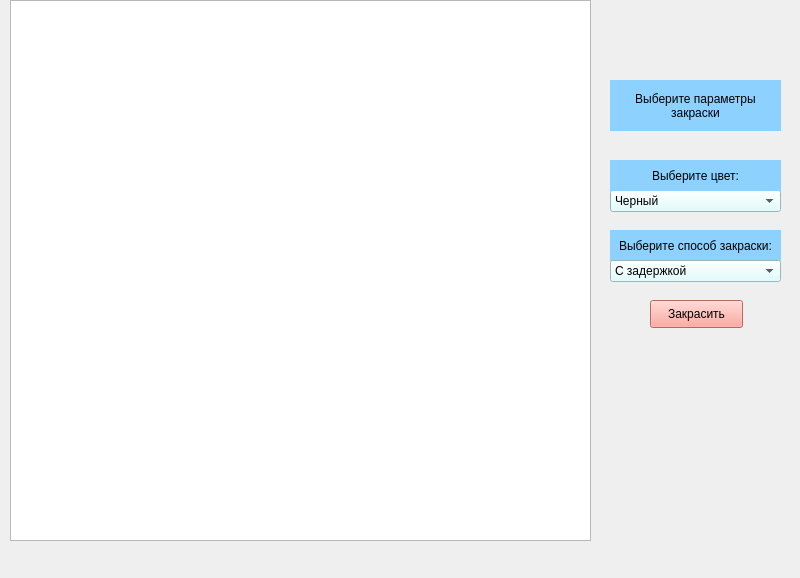
<?xml version="1.0" encoding="UTF-8"?>
<ui version="4.0">
 <class>MainWindow</class>
 <widget class="QMainWindow" name="MainWindow">
  <property name="geometry">
   <rect>
    <x>0</x>
    <y>0</y>
    <width>800</width>
    <height>578</height>
   </rect>
  </property>
  <property name="windowTitle">
   <string>MainWindow</string>
  </property>
  <widget class="QWidget" name="centralwidget">
   <widget class="QGraphicsView" name="graphicsView">
    <property name="geometry">
     <rect>
      <x>10</x>
      <y>0</y>
      <width>581</width>
      <height>541</height>
     </rect>
    </property>
   </widget>
   <widget class="QComboBox" name="colorBox">
    <property name="geometry">
     <rect>
      <x>610</x>
      <y>190</y>
      <width>171</width>
      <height>22</height>
     </rect>
    </property>
    <property name="styleSheet">
     <string notr="true">background-color: rgb(217, 255, 255);</string>
    </property>
    <item>
     <property name="text">
      <string>Черный</string>
     </property>
    </item>
    <item>
     <property name="text">
      <string>Красный</string>
     </property>
    </item>
    <item>
     <property name="text">
      <string>Зеленый</string>
     </property>
    </item>
    <item>
     <property name="text">
      <string>Синий</string>
     </property>
    </item>
   </widget>
   <widget class="QLabel" name="labelColor">
    <property name="geometry">
     <rect>
      <x>610</x>
      <y>160</y>
      <width>171</width>
      <height>31</height>
     </rect>
    </property>
    <property name="styleSheet">
     <string notr="true">background-color: rgb(140, 209, 255);</string>
    </property>
    <property name="text">
     <string>Выберите цвет:</string>
    </property>
    <property name="alignment">
     <set>Qt::AlignCenter</set>
    </property>
   </widget>
   <widget class="QLabel" name="labelMethod">
    <property name="geometry">
     <rect>
      <x>610</x>
      <y>230</y>
      <width>171</width>
      <height>31</height>
     </rect>
    </property>
    <property name="styleSheet">
     <string notr="true">background-color: rgb(140, 209, 255);</string>
    </property>
    <property name="text">
     <string>Выберите способ закраски:</string>
    </property>
    <property name="alignment">
     <set>Qt::AlignCenter</set>
    </property>
   </widget>
   <widget class="QComboBox" name="paintBox">
    <property name="geometry">
     <rect>
      <x>610</x>
      <y>260</y>
      <width>171</width>
      <height>22</height>
     </rect>
    </property>
    <property name="styleSheet">
     <string notr="true">background-color: rgb(217, 255, 255);</string>
    </property>
    <item>
     <property name="text">
      <string>С задержкой</string>
     </property>
    </item>
    <item>
     <property name="text">
      <string>Без задержки</string>
     </property>
    </item>
   </widget>
   <widget class="QPushButton" name="paintBut">
    <property name="geometry">
     <rect>
      <x>650</x>
      <y>300</y>
      <width>93</width>
      <height>28</height>
     </rect>
    </property>
    <property name="styleSheet">
     <string notr="true">background-color: rgb(255, 145, 135);</string>
    </property>
    <property name="text">
     <string>Закрасить</string>
    </property>
   </widget>
   <widget class="QLabel" name="labelTitle">
    <property name="geometry">
     <rect>
      <x>610</x>
      <y>80</y>
      <width>171</width>
      <height>51</height>
     </rect>
    </property>
    <property name="styleSheet">
     <string notr="true">background-color: rgb(140, 209, 255);</string>
    </property>
    <property name="text">
     <string>Выберите параметры закраски</string>
    </property>
    <property name="alignment">
     <set>Qt::AlignCenter</set>
    </property>
    <property name="wordWrap">
     <bool>true</bool>
    </property>
   </widget>
  </widget>
  <widget class="QMenuBar" name="menubar">
   <property name="geometry">
    <rect>
     <x>0</x>
     <y>0</y>
     <width>800</width>
     <height>26</height>
    </rect>
   </property>
  </widget>
 </widget>
 <resources/>
 <connections/>
</ui>
